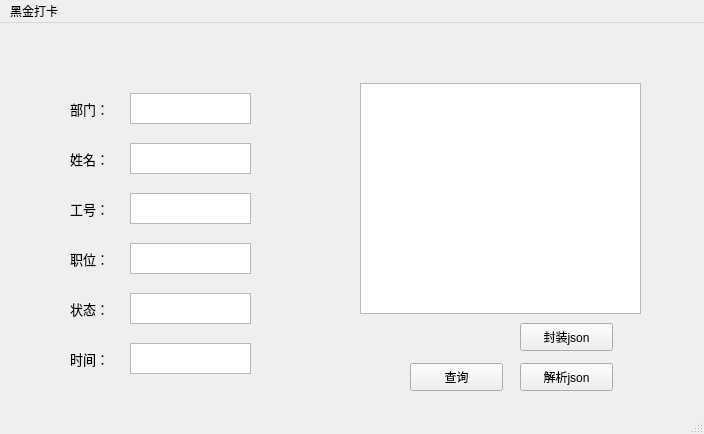
<?xml version="1.0" encoding="UTF-8"?>
<ui version="4.0">
 <class>QtAPPClass</class>
 <widget class="QMainWindow" name="QtAPPClass">
  <property name="geometry">
   <rect>
    <x>0</x>
    <y>0</y>
    <width>704</width>
    <height>434</height>
   </rect>
  </property>
  <property name="windowTitle">
   <string>QtAPP</string>
  </property>
  <widget class="QWidget" name="centralWidget">
   <widget class="QGraphicsView" name="graphicsView">
    <property name="geometry">
     <rect>
      <x>360</x>
      <y>60</y>
      <width>281</width>
      <height>231</height>
     </rect>
    </property>
   </widget>
   <widget class="QTextEdit" name="textEdit">
    <property name="geometry">
     <rect>
      <x>130</x>
      <y>70</y>
      <width>121</width>
      <height>31</height>
     </rect>
    </property>
    <property name="html">
     <string>&lt;!DOCTYPE HTML PUBLIC &quot;-//W3C//DTD HTML 4.0//EN&quot; &quot;http://www.w3.org/TR/REC-html40/strict.dtd&quot;&gt;
&lt;html&gt;&lt;head&gt;&lt;meta name=&quot;qrichtext&quot; content=&quot;1&quot; /&gt;&lt;style type=&quot;text/css&quot;&gt;
p, li { white-space: pre-wrap; }
&lt;/style&gt;&lt;/head&gt;&lt;body style=&quot; font-family:'SimSun'; font-size:9pt; font-weight:400; font-style:normal;&quot;&gt;
&lt;p align=&quot;center&quot; style=&quot;-qt-paragraph-type:empty; margin-top:0px; margin-bottom:0px; margin-left:0px; margin-right:0px; -qt-block-indent:0; text-indent:0px;&quot;&gt;&lt;br /&gt;&lt;/p&gt;&lt;/body&gt;&lt;/html&gt;</string>
    </property>
   </widget>
   <widget class="QTextEdit" name="textEdit_2">
    <property name="geometry">
     <rect>
      <x>130</x>
      <y>120</y>
      <width>121</width>
      <height>31</height>
     </rect>
    </property>
    <property name="html">
     <string>&lt;!DOCTYPE HTML PUBLIC &quot;-//W3C//DTD HTML 4.0//EN&quot; &quot;http://www.w3.org/TR/REC-html40/strict.dtd&quot;&gt;
&lt;html&gt;&lt;head&gt;&lt;meta name=&quot;qrichtext&quot; content=&quot;1&quot; /&gt;&lt;style type=&quot;text/css&quot;&gt;
p, li { white-space: pre-wrap; }
&lt;/style&gt;&lt;/head&gt;&lt;body style=&quot; font-family:'SimSun'; font-size:9pt; font-weight:400; font-style:normal;&quot;&gt;
&lt;p align=&quot;center&quot; style=&quot;-qt-paragraph-type:empty; margin-top:0px; margin-bottom:0px; margin-left:0px; margin-right:0px; -qt-block-indent:0; text-indent:0px;&quot;&gt;&lt;br /&gt;&lt;/p&gt;&lt;/body&gt;&lt;/html&gt;</string>
    </property>
   </widget>
   <widget class="QTextEdit" name="textEdit_3">
    <property name="geometry">
     <rect>
      <x>130</x>
      <y>220</y>
      <width>121</width>
      <height>31</height>
     </rect>
    </property>
    <property name="html">
     <string>&lt;!DOCTYPE HTML PUBLIC &quot;-//W3C//DTD HTML 4.0//EN&quot; &quot;http://www.w3.org/TR/REC-html40/strict.dtd&quot;&gt;
&lt;html&gt;&lt;head&gt;&lt;meta name=&quot;qrichtext&quot; content=&quot;1&quot; /&gt;&lt;style type=&quot;text/css&quot;&gt;
p, li { white-space: pre-wrap; }
&lt;/style&gt;&lt;/head&gt;&lt;body style=&quot; font-family:'SimSun'; font-size:9pt; font-weight:400; font-style:normal;&quot;&gt;
&lt;p align=&quot;center&quot; style=&quot;-qt-paragraph-type:empty; margin-top:0px; margin-bottom:0px; margin-left:0px; margin-right:0px; -qt-block-indent:0; text-indent:0px;&quot;&gt;&lt;br /&gt;&lt;/p&gt;&lt;/body&gt;&lt;/html&gt;</string>
    </property>
   </widget>
   <widget class="QTextEdit" name="textEdit_4">
    <property name="geometry">
     <rect>
      <x>130</x>
      <y>170</y>
      <width>121</width>
      <height>31</height>
     </rect>
    </property>
    <property name="html">
     <string>&lt;!DOCTYPE HTML PUBLIC &quot;-//W3C//DTD HTML 4.0//EN&quot; &quot;http://www.w3.org/TR/REC-html40/strict.dtd&quot;&gt;
&lt;html&gt;&lt;head&gt;&lt;meta name=&quot;qrichtext&quot; content=&quot;1&quot; /&gt;&lt;style type=&quot;text/css&quot;&gt;
p, li { white-space: pre-wrap; }
&lt;/style&gt;&lt;/head&gt;&lt;body style=&quot; font-family:'SimSun'; font-size:9pt; font-weight:400; font-style:normal;&quot;&gt;
&lt;p align=&quot;center&quot; style=&quot;-qt-paragraph-type:empty; margin-top:0px; margin-bottom:0px; margin-left:0px; margin-right:0px; -qt-block-indent:0; text-indent:0px;&quot;&gt;&lt;br /&gt;&lt;/p&gt;&lt;/body&gt;&lt;/html&gt;</string>
    </property>
   </widget>
   <widget class="QTextEdit" name="textEdit_5">
    <property name="geometry">
     <rect>
      <x>130</x>
      <y>270</y>
      <width>121</width>
      <height>31</height>
     </rect>
    </property>
    <property name="html">
     <string>&lt;!DOCTYPE HTML PUBLIC &quot;-//W3C//DTD HTML 4.0//EN&quot; &quot;http://www.w3.org/TR/REC-html40/strict.dtd&quot;&gt;
&lt;html&gt;&lt;head&gt;&lt;meta name=&quot;qrichtext&quot; content=&quot;1&quot; /&gt;&lt;style type=&quot;text/css&quot;&gt;
p, li { white-space: pre-wrap; }
&lt;/style&gt;&lt;/head&gt;&lt;body style=&quot; font-family:'SimSun'; font-size:9pt; font-weight:400; font-style:normal;&quot;&gt;
&lt;p align=&quot;center&quot; style=&quot;-qt-paragraph-type:empty; margin-top:0px; margin-bottom:0px; margin-left:0px; margin-right:0px; -qt-block-indent:0; text-indent:0px;&quot;&gt;&lt;br /&gt;&lt;/p&gt;&lt;/body&gt;&lt;/html&gt;</string>
    </property>
   </widget>
   <widget class="QLabel" name="label">
    <property name="geometry">
     <rect>
      <x>70</x>
      <y>70</y>
      <width>72</width>
      <height>31</height>
     </rect>
    </property>
    <property name="font">
     <font>
      <family>Agency FB</family>
      <pointsize>10</pointsize>
     </font>
    </property>
    <property name="text">
     <string>部门：</string>
    </property>
   </widget>
   <widget class="QLabel" name="label_2">
    <property name="geometry">
     <rect>
      <x>70</x>
      <y>120</y>
      <width>72</width>
      <height>31</height>
     </rect>
    </property>
    <property name="font">
     <font>
      <family>Agency FB</family>
      <pointsize>10</pointsize>
     </font>
    </property>
    <property name="text">
     <string>姓名：</string>
    </property>
   </widget>
   <widget class="QLabel" name="label_3">
    <property name="geometry">
     <rect>
      <x>70</x>
      <y>170</y>
      <width>72</width>
      <height>31</height>
     </rect>
    </property>
    <property name="font">
     <font>
      <family>Agency FB</family>
      <pointsize>10</pointsize>
     </font>
    </property>
    <property name="text">
     <string>工号：</string>
    </property>
   </widget>
   <widget class="QLabel" name="label_4">
    <property name="geometry">
     <rect>
      <x>70</x>
      <y>220</y>
      <width>72</width>
      <height>31</height>
     </rect>
    </property>
    <property name="font">
     <font>
      <family>Agency FB</family>
      <pointsize>10</pointsize>
     </font>
    </property>
    <property name="text">
     <string>职位：</string>
    </property>
   </widget>
   <widget class="QLabel" name="label_5">
    <property name="geometry">
     <rect>
      <x>70</x>
      <y>270</y>
      <width>72</width>
      <height>31</height>
     </rect>
    </property>
    <property name="font">
     <font>
      <family>Agency FB</family>
      <pointsize>10</pointsize>
     </font>
    </property>
    <property name="text">
     <string>状态：</string>
    </property>
   </widget>
   <widget class="QTextEdit" name="textEdit_6">
    <property name="geometry">
     <rect>
      <x>130</x>
      <y>320</y>
      <width>121</width>
      <height>31</height>
     </rect>
    </property>
    <property name="html">
     <string>&lt;!DOCTYPE HTML PUBLIC &quot;-//W3C//DTD HTML 4.0//EN&quot; &quot;http://www.w3.org/TR/REC-html40/strict.dtd&quot;&gt;
&lt;html&gt;&lt;head&gt;&lt;meta name=&quot;qrichtext&quot; content=&quot;1&quot; /&gt;&lt;style type=&quot;text/css&quot;&gt;
p, li { white-space: pre-wrap; }
&lt;/style&gt;&lt;/head&gt;&lt;body style=&quot; font-family:'SimSun'; font-size:9pt; font-weight:400; font-style:normal;&quot;&gt;
&lt;p align=&quot;center&quot; style=&quot;-qt-paragraph-type:empty; margin-top:0px; margin-bottom:0px; margin-left:0px; margin-right:0px; -qt-block-indent:0; text-indent:0px;&quot;&gt;&lt;br /&gt;&lt;/p&gt;&lt;/body&gt;&lt;/html&gt;</string>
    </property>
   </widget>
   <widget class="QLabel" name="label_6">
    <property name="geometry">
     <rect>
      <x>70</x>
      <y>320</y>
      <width>72</width>
      <height>31</height>
     </rect>
    </property>
    <property name="font">
     <font>
      <family>Agency FB</family>
      <pointsize>10</pointsize>
     </font>
    </property>
    <property name="text">
     <string>时间：</string>
    </property>
   </widget>
   <widget class="QPushButton" name="pushButton">
    <property name="geometry">
     <rect>
      <x>410</x>
      <y>340</y>
      <width>93</width>
      <height>28</height>
     </rect>
    </property>
    <property name="text">
     <string>查询</string>
    </property>
   </widget>
   <widget class="QPushButton" name="pushButton_2">
    <property name="geometry">
     <rect>
      <x>520</x>
      <y>300</y>
      <width>93</width>
      <height>28</height>
     </rect>
    </property>
    <property name="text">
     <string>封装json</string>
    </property>
   </widget>
   <widget class="QPushButton" name="pushButton_3">
    <property name="geometry">
     <rect>
      <x>520</x>
      <y>340</y>
      <width>93</width>
      <height>28</height>
     </rect>
    </property>
    <property name="text">
     <string>解析json</string>
    </property>
   </widget>
  </widget>
  <widget class="QMenuBar" name="menuBar">
   <property name="geometry">
    <rect>
     <x>0</x>
     <y>0</y>
     <width>704</width>
     <height>26</height>
    </rect>
   </property>
   <widget class="QMenu" name="menu">
    <property name="title">
     <string>黑金打卡</string>
    </property>
   </widget>
   <addaction name="menu"/>
  </widget>
  <widget class="QStatusBar" name="statusBar"/>
 </widget>
 <layoutdefault spacing="6" margin="11"/>
 <resources>
  <include location="QtAPP.qrc"/>
 </resources>
 <connections/>
</ui>
